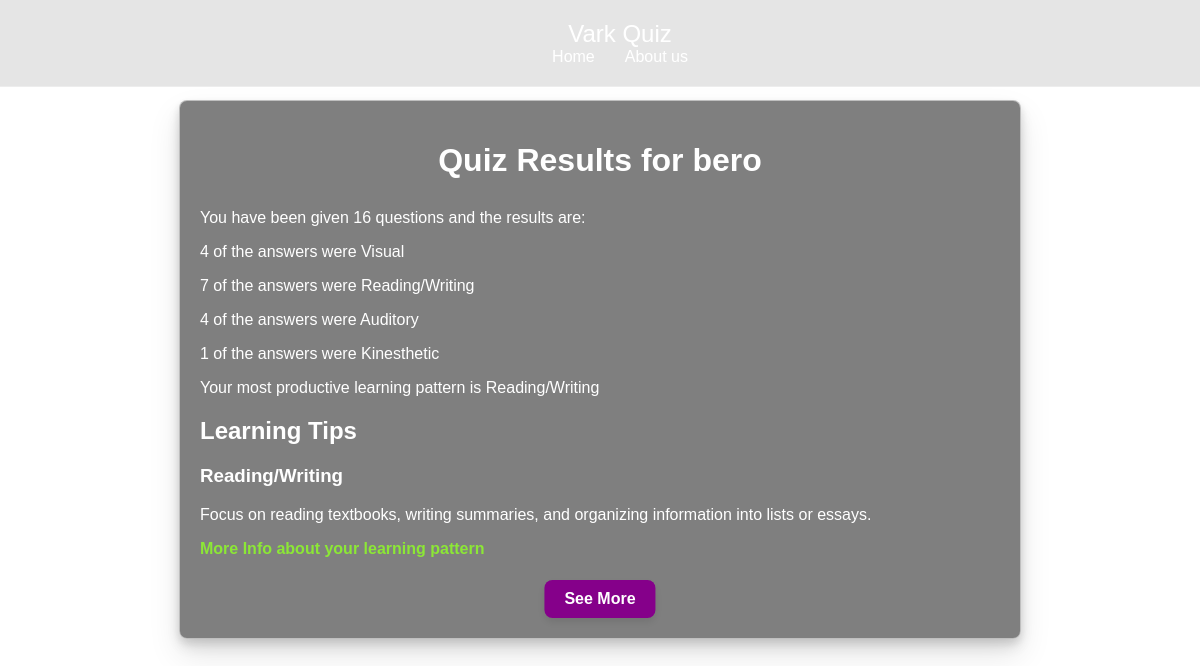
The app's page /quiz/results/ (signed in) with its own data.
### accounts/models.py (models this page shows, shortened)
class User(AbstractBaseUser, PermissionsMixin):
    email = models.EmailField(unique=True)
    username = models.CharField(max_length=150, unique=True)
    password = models.CharField(max_length=128)
    is_staff = models.BooleanField(default=False)
    is_superuser = models.BooleanField(default=False)
    is_active = models.BooleanField(default=True)
    USERNAME_FIELD = 'email'
    REQUIRED_FIELDS = ['username']
    objects = UserManager()

### tips/models.py (models this page shows, shortened)
class Tip(models.Model):
    learning_pattern = models.ForeignKey(LearningPattern, on_delete=models.CASCADE)
    advice = models.TextField()
    link = models.URLField()

class LearningPattern(models.Model):
    PATTERN_CHOICES = [
        ('V', 'Visual'),
        ('A', 'Auditory'),
        ('R', 'Reading/Writing'),
        ('K', 'Kinesthetic'),
    ]
    pattern = models.CharField(max_length=1, choices=PATTERN_CHOICES, unique=True)

### quiz/views.py (the view)
# urls.py: path('results/', views.quiz_result, name='results'),
@login_required
def quiz_result(request):
    if request.method == 'POST':
        data = json.loads(request.body)
        learning_patterns = data['learningPatterns']
        current_quiz_results = data['currentQuizResults']
        learning_patterns = {k: int(v) if v is not None else 0 for k, v in learning_patterns.items()}
        results_data = {
            'total_questions': sum(learning_patterns.values()),
            'visual': learning_patterns.get('V', 0),
            'auditory': learning_patterns.get('A', 0),
            'reading_writing': learning_patterns.get('R', 0),
            'kinesthetic': learning_patterns.get('K', 0),
            'current_quiz_results': current_quiz_results
        }
        AggregatedQuizResult.objects.create(
            user=request.user,
            total_questions=results_data['total_questions'],
            visual=results_data['visual'],
            auditory=results_data['auditory'],
            reading_writing=results_data['reading_writing'],
            kinesthetic=results_data['kinesthetic'],
            current_quiz_results=results_data['current_quiz_results']
        )
        dominant_pattern = max(learning_patterns, key=learning_patterns.get)
        tip = Tip.objects.filter(learning_pattern__pattern=dominant_pattern).first()
        return render(request, 'quiz/result.html', {'results': results_data, 'tip': tip})
    elif request.method == 'GET':
        latest_results = AggregatedQuizResult.objects.filter(user=request.user).order_by('-id').first()
        if latest_results:
            results_data = {
                'total_questions': latest_results.total_questions,
                'visual': latest_results.visual,
                'auditory': latest_results.auditory,
                'reading_writing': latest_results.reading_writing,
                'kinesthetic': latest_results.kinesthetic,
                'current_quiz_results': latest_results.current_quiz_results
            }
            learning_patterns = {
                'V': latest_results.visual,
                'A': latest_results.auditory,
                'R': latest_results.reading_writing,
                'K': latest_results.kinesthetic
            }
            dominant_pattern = max(learning_patterns, key=learning_patterns.get)
            tip = Tip.objects.filter(learning_pattern__pattern=dominant_pattern).first()
            return render(request, 'quiz/result.html', {'results': results_data, 'tip': tip})
        else:
            return render(request, 'quiz/result.html', {'error': 'No results available'}, status=400)
    else:
        return render(request, 'quiz/result.html', {'error': 'Invalid request method.', 'user': request.user})

### quiz/templates/quiz/result.html (shortened to what this page needs)
<!DOCTYPE html>
<html lang="en">
<head>
    {% load static %}
    <link rel="stylesheet" href="{% static 'css/styleresult.css' %}">
</head>
<body>
    <main class="main">
        <header class="header">
            <a href="{% url 'home' %}" class="logo">Vark Quiz</a>
            <nav class="navbar">
                <a href="{% url 'home' %}">Home</a>
                <a href="{% url 'about' %}">About us</a>
            </nav>
        </header>
        <div class="container">
            <h1>Quiz Results for {{user.username}}</h1>
            <div id="results-summary">
                {% if results.total_questions %}
                    <p>You have been given {{ results.total_questions }} questions and the results are:</p>
                    <p>{{ results.visual }} of the answers were Visual</p>
                    <p>{{ results.reading_writing }} of the answers were Reading/Writing</p>
                    <p>{{ results.auditory }} of the answers were Auditory</p>
                    <p>{{ results.kinesthetic }} of the answers were Kinesthetic</p>
                    <p>Your most productive learning pattern is
                        {% if results.visual >= results.reading_writing and results.visual >= results.auditory and results.visual >= results.kinesthetic %}
                            Visual
                        {% elif results.reading_writing >= results.visual and results.reading_writing >= results.auditory and results.reading_writing >= results.kinesthetic %}
                            Reading/Writing
                        {% elif results.auditory >= results.visual and results.auditory >= results.reading_writing and results.auditory >= results.kinesthetic %}
                            Auditory
                        {% else %}
                            Kinesthetic
                        {% endif %}
                    </p>
                {% else %}
                    <p>No results available.</p>
                {% endif %}
            </div>
            <div class="tips-container">
                <h2>Learning Tips</h2>
                {% if tip %}
                    <div class="tip">
                        <h3>{{ tip.learning_pattern.get_pattern_display }}</h3>
                        <p>{{ tip.advice }}</p>
                        <a href="{{ tip.link }}" target="_blank">More Info about your learning pattern</a>
                    </div>
                {% else %}
                    <p>No tips available.</p>
                {% endif %}
            </div>
            <button id="see-more-btn">See More</button>
        </div>
    </main>
</body>
</html>

### quiz/static/css/styleresult.css (style rules this page uses)
body { font-family: 'Poppins', sans-serif; background: url('../img/digital-art-isolated-house.jpg') no-repeat fixed center; background-size: cover; color: #333; margin: 0; padding: 0; }
.header { background-color: rgba(0, 0, 0, 0.1); border-bottom: 1px solid rgba(255, 255, 255, 0.3); backdrop-filter: blur(10px); -webkit-backdrop-filter: blur(10px); color: #fff; padding: 20px; text-align: center; position: fixed; width: 100%; top: 0; z-index: 1000; }
.header .logo { font-size: 24px; color: white; text-decoration: none; }
.navbar { display: flex; justify-content: center; align-items: center; }
.navbar a { color: white; text-decoration: none; margin: 0 15px; transition: color 0.3s ease; }
.container { position: relative; max-width: 800px; margin: 100px auto 50px; padding: 20px; padding-bottom: 60px; background: rgba(0, 0, 0, 0.5); border: 1px solid rgba(255, 255, 255, 0.5); border-radius: 8px; backdrop-filter: blur(10px); -webkit-backdrop-filter: blur(10px); box-shadow: 0 4px 8px rgba(0, 0, 0, 0.1), 0 8px 16px rgba(0, 0, 0, 0.1), 0 16px 32px rgba(0, 0, 0, 0.1); color: #fff; }
h1 { text-align: center; margin-bottom: 30px; }
#see-more-btn { background-color: #85008a; color: #fff; border: none; border-radius: 8px; padding: 10px 20px; font-size: 16px; font-weight: 600; cursor: pointer; transition: background-color 0.3s ease, transform 0.3s ease; box-shadow: 0 4px 8px rgba(0, 0, 0, 0.1); position: absolute; bottom: 20px; left: 50%; transform: translateX(-50%); }
.tip a { color: rgb(140, 231, 54); text-decoration: none; font-weight: bold; transition: color 0.3s ease; }
.tips-container { margin-bottom: 20px; }

### records on screen
User: username "bero"
Tip: learning_pattern.pattern "Reading/Writing", advice "Focus on reading textbooks, writing summaries, and organizing information into lists or essays."

### other values on screen
{{ results.total_questions }} "16"
{{ results.visual }} "4"
{{ results.reading_writing }} "7"
{{ results.auditory }} "4"
{{ results.kinesthetic }} "1"
